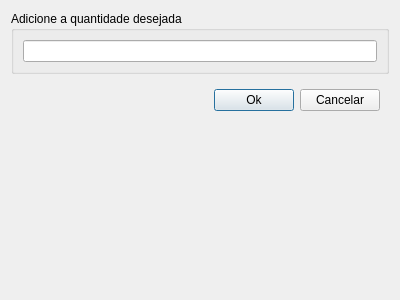
<?xml version="1.0" encoding="UTF-8"?>
<ui version="4.0">
 <class>AddCredits</class>
 <widget class="QDialog" name="AddCredits">
  <property name="geometry">
   <rect>
    <x>0</x>
    <y>0</y>
    <width>400</width>
    <height>300</height>
   </rect>
  </property>
  <property name="windowTitle">
   <string>Dialog</string>
  </property>
  <layout class="QVBoxLayout" name="verticalLayout">
   <item>
    <widget class="QGroupBox" name="groupBox">
     <property name="title">
      <string>Adicione a quantidade desejada</string>
     </property>
     <layout class="QVBoxLayout" name="verticalLayout_2">
      <item>
       <widget class="QLineEdit" name="lineEdit"/>
      </item>
     </layout>
    </widget>
   </item>
   <item>
    <widget class="QWidget" name="widget" native="true">
     <layout class="QHBoxLayout" name="horizontalLayout">
      <item>
       <spacer name="horizontalSpacer">
        <property name="orientation">
         <enum>Qt::Horizontal</enum>
        </property>
        <property name="sizeHint" stdset="0">
         <size>
          <width>40</width>
          <height>20</height>
         </size>
        </property>
       </spacer>
      </item>
      <item>
       <widget class="QPushButton" name="pushButton_2">
        <property name="text">
         <string>Ok</string>
        </property>
       </widget>
      </item>
      <item>
       <widget class="QPushButton" name="pushButton">
        <property name="text">
         <string>Cancelar</string>
        </property>
       </widget>
      </item>
     </layout>
    </widget>
   </item>
   <item>
    <spacer name="verticalSpacer">
     <property name="orientation">
      <enum>Qt::Vertical</enum>
     </property>
     <property name="sizeHint" stdset="0">
      <size>
       <width>20</width>
       <height>40</height>
      </size>
     </property>
    </spacer>
   </item>
  </layout>
 </widget>
 <resources/>
 <connections/>
</ui>
